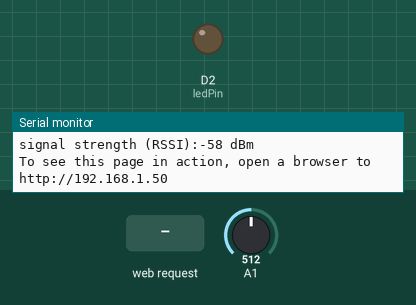
Bench run of a sketch on a simulated Arduino MKR. On the bench: output pins drawn as LEDs (lit = HIGH), the last lines printed to the serial monitor. The test bench sets the inputs (shaded band); at power-on: A1 = 512. WiFi joins after 1.5 s; servers stay silent unless stated.

Above: at 12.7 s.
12.8 s: HTTP request GET /H received
At 14.0 s:
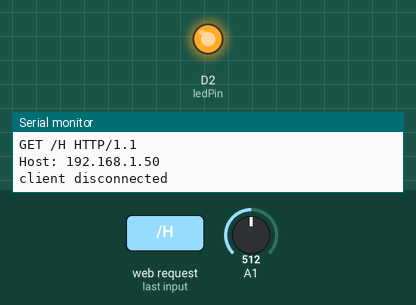
14.3 s: HTTP request GET /L received
At 15.3 s:
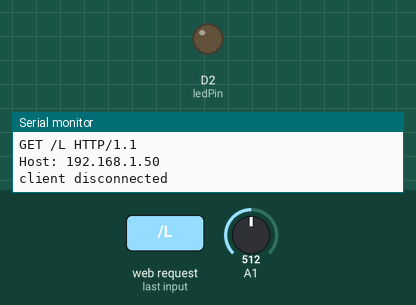
Timing chart, 0 to 17.3 s (numbered marks = the images above; inputs shaded):
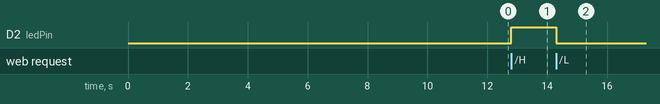

The sketch:

arduino-wifi-webserver.ino
```cpp
#include <WiFiNINA.h>


char ssid[] = "iPhone van Cesar";
char pass[] = "not so safe 123";
int keyIndex = 0;                 // your network key Index number (needed only for WEP)
int status = WL_IDLE_STATUS;      //connection status
WiFiServer server(80);            //server socket

WiFiClient client = server.available();

int ledPin = 2;

void setup() {
  Serial.begin(9600);
  pinMode(ledPin, OUTPUT);
  while (!Serial);

  enable_WiFi();
  connect_WiFi();

  server.begin();
  printWifiStatus();

}

void loop() {
  client = server.available();

  if (client) {
    printWEB();
  }
}

void printWifiStatus() {
  // print the SSID of the network you're attached to:
  Serial.print("SSID: ");
  Serial.println(WiFi.SSID());

  // print your board's IP address:
  IPAddress ip = WiFi.localIP();
  Serial.print("IP Address: ");
  Serial.println(ip);

  // print the received signal strength:
  long rssi = WiFi.RSSI();
  Serial.print("signal strength (RSSI):");
  Serial.print(rssi);
  Serial.println(" dBm");

  Serial.print("To see this page in action, open a browser to http://");
  Serial.println(ip);
}

void enable_WiFi() {
  // check for the WiFi module:
  if (WiFi.status() == WL_NO_MODULE) {
    Serial.println("Communication with WiFi module failed!");
    // don't continue
    while (true);
  }

  String fv = WiFi.firmwareVersion();
  if (fv < "1.0.0") {
    Serial.println("Please upgrade the firmware");
  }
}

void connect_WiFi() {
  // attempt to connect to Wifi network:
  while (status != WL_CONNECTED) {
    Serial.print("Attempting to connect to SSID: ");
    Serial.println(ssid);
    // Connect to WPA/WPA2 network. Change this line if using open or WEP network:
    status = WiFi.begin(ssid, pass);

    // wait 10 seconds for connection:
    delay(10000);
  }
}

void printWEB() {

  if (client) {                             // if you get a client,
    Serial.println("new client");           // print a message out the serial port
    String currentLine = "";                // make a String to hold incoming data from the client
    while (client.connected()) {            // loop while the client's connected
      if (client.available()) {             // if there's bytes to read from the client,
        char c = client.read();             // read a byte, then
        Serial.write(c);                    // print it out the serial monitor
        if (c == '\n') {                    // if the byte is a newline character

          // if the current line is blank, you got two newline characters in a row.
          // that's the end of the client HTTP request, so send a response:
          if (currentLine.length() == 0) {

            // HTTP headers always start with a response code (e.g. HTTP/1.1 200 OK)


            client.println("HTTP/1.1 200 OK");
            client.println("Content-type:text/html");
            client.println();

            client.print("Click <a href=\"/H\">here</a> turn the LED on<br>");
            client.print("Click <a href=\"/L\">here</a> turn the LED off<br><br>");

            int randomReading = analogRead(A1);
            client.print("Random reading from analog pin: ");
            client.print(randomReading);


            // The HTTP response ends with another blank line:
            client.println();
            // break out of the while loop:
            break;
          }
          else {      // if you got a newline, then clear currentLine:
            currentLine = "";
          }
        }
        else if (c != '\r') {    // if you got anything else but a carriage return character,
          currentLine += c;      // add it to the end of the currentLine
        }

        if (currentLine.endsWith("GET /H")) {
        digitalWrite(ledPin, HIGH);
        }
        if (currentLine.endsWith("GET /L")) {
        digitalWrite(ledPin, LOW);
        }

      }
    }
    // close the connection:
    client.stop();
    Serial.println("client disconnected");
  }
}
```

Measured:
- after the input at 12.8 s, D2 (ledPin): LOW → HIGH at once
- after the input at 14.3 s, D2 (ledPin): HIGH → LOW at once
